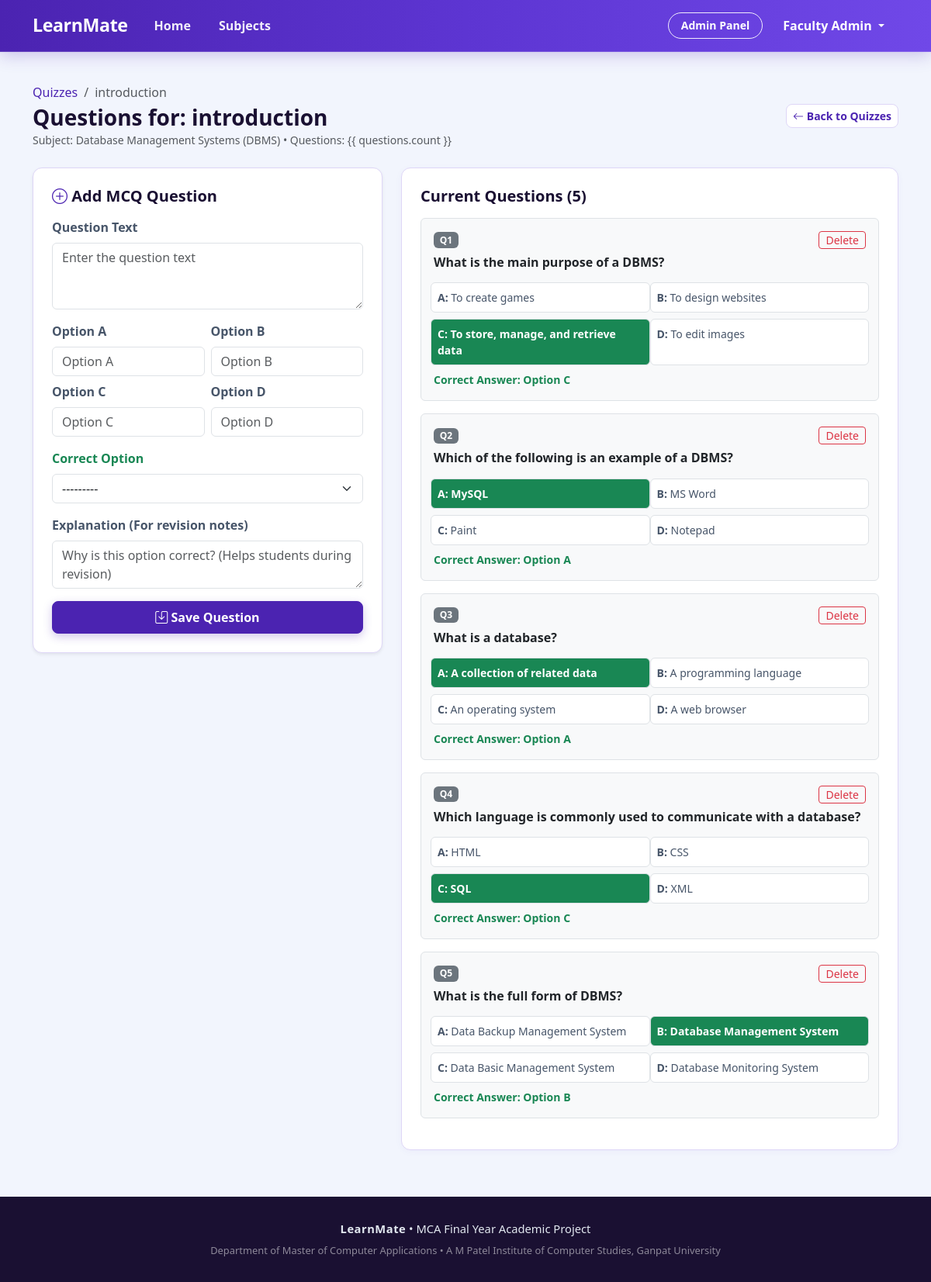
Screenshot of /admin-panel/quizzes/4/questions/ (signed in) with the database file from the repository.
### main_app/models.py (models this page shows, shortened)
class Quiz(models.Model):
    quiz_id = models.AutoField(primary_key=True)
    subject = models.ForeignKey(Subject, on_delete=models.CASCADE, related_name='quizzes')
    quiz_title = models.CharField(max_length=150)
    total_questions = models.IntegerField(default=5)
    passing_marks = models.IntegerField(default=3)
    created_by = models.ForeignKey(User, on_delete=models.CASCADE)
    created_at = models.DateTimeField(auto_now_add=True)
    class Meta:
        db_table = 'quiz'
        verbose_name = 'Quiz'
        verbose_name_plural = 'Quizzes'

class Subject(models.Model):
    subject_id = models.AutoField(primary_key=True)
    subject_name = models.CharField(max_length=100)
    description = models.TextField()
    image = models.ImageField(upload_to='subjects/', null=True, blank=True, help_text="Upload subject cover image")
    image_url = models.URLField(max_length=500, null=True, blank=True, help_text="Or paste direct web image URL")
    created_by = models.ForeignKey(User, on_delete=models.CASCADE, related_name='subjects_created')
    created_at = models.DateTimeField(auto_now_add=True)
    class Meta:
        db_table = 'subject'
        verbose_name = 'Subject'
        verbose_name_plural = 'Subjects'

class QuizQuestion(models.Model):
    ANSWER_CHOICES = (
        ('A', 'Option A'),
        ('B', 'Option B'),
        ('C', 'Option C'),
        ('D', 'Option D'),
    )
    question_id = models.AutoField(primary_key=True)
    quiz = models.ForeignKey(Quiz, on_delete=models.CASCADE, related_name='questions')
    question_text = models.TextField()
    option_a = models.CharField(max_length=255)
    option_b = models.CharField(max_length=255)
    option_c = models.CharField(max_length=255)
    option_d = models.CharField(max_length=255)
    correct_answer = models.CharField(max_length=1, choices=ANSWER_CHOICES, help_text="Select correct option (A/B/C/D)")
    explanation = models.TextField(blank=True, null=True, help_text="Explanation for student revision")
    class Meta:
        db_table = 'quiz_question'
        verbose_name = 'Quiz Question'
        verbose_name_plural = 'Quiz Questions'

### main_app/views.py (the view)
# urls.py: path('admin-panel/quizzes/<int:quiz_id>/questions/', views.admin_manage_questions, name='admin_manage_questions'),
@login_required
@user_passes_test(is_admin)
def admin_manage_questions(request, quiz_id):
    quiz = get_object_or_404(Quiz, quiz_id=quiz_id)
    questions = quiz.questions.all().order_by('question_id')
    if request.method == 'POST':
        form = QuizQuestionForm(request.POST)
        if form.is_valid():
            question = form.save(commit=False)
            question.quiz = quiz
            question.save()
            quiz.total_questions = quiz.questions.count()
            quiz.save()
            messages.success(request, "Question added successfully!")
            return redirect('admin_manage_questions', quiz_id=quiz.quiz_id)
        else:
            messages.error(request, "Failed to add question. Please check the form errors below.")
    else:
        form = QuizQuestionForm()
    return render(request, 'admin_panel/manage_questions.html', {
        'quiz': quiz,
        'questions': questions,
        'form': form
    })

### main_app/forms.py
class QuizQuestionForm(forms.ModelForm):
    class Meta:
        model = QuizQuestion
        fields = ['question_text', 'option_a', 'option_b', 'option_c', 'option_d', 'correct_answer', 'explanation']
        widgets = {
            'question_text': forms.Textarea(attrs={'class': 'form-control', 'rows': 3, 'placeholder': 'Enter the question text'}),
            'option_a': forms.TextInput(attrs={'class': 'form-control', 'placeholder': 'Option A'}),
            'option_b': forms.TextInput(attrs={'class': 'form-control', 'placeholder': 'Option B'}),
            'option_c': forms.TextInput(attrs={'class': 'form-control', 'placeholder': 'Option C'}),
            'option_d': forms.TextInput(attrs={'class': 'form-control', 'placeholder': 'Option D'}),
            'correct_answer': forms.Select(attrs={'class': 'form-select'}),
            'explanation': forms.Textarea(attrs={'class': 'form-control', 'rows': 2, 'placeholder': 'Why is this option correct? (Helps students during revision)'}),
        }

### main_app/views.py (called while the page is built)
def is_admin(user):
    if not user.is_authenticated:
        return False
    if user.is_superuser or user.is_staff:
        return True
    try:
        return user.profile.role == 'admin'
    except Exception:
        return False

### templates/admin_panel/manage_questions.html (shortened to what this page needs)
{% extends 'base.html' %}
{% block content %}
<div class="container py-3">
    <div class="d-flex justify-content-between align-items-center mb-4">
        <div>
            <nav aria-label="breadcrumb">
                <ol class="breadcrumb small mb-1">
                    <li class="breadcrumb-item"><a href="{% url 'admin_manage_quizzes' %}">Quizzes</a></li>
                    <li class="breadcrumb-item active">{{ quiz.quiz_title }}</li>
                </ol>
            </nav>
            <h3 class="fw-bold mb-0">Questions for: {{ quiz.quiz_title }}</h3>
            <small class="text-muted">Subject: {{ quiz.subject.subject_name }} • Questions: {{ questions.count
                }}</small>
        </div>
        <a href="{% url 'admin_manage_quizzes' %}" class="btn btn-outline-secondary btn-sm">
            <i class="bi bi-arrow-left"></i> Back to Quizzes
        </a>
    </div>
    <div class="row g-4">
        <div class="col-lg-5">
            <div class="custom-card p-4 shadow-sm">
                <h5 class="fw-bold mb-3"><i class="bi bi-plus-circle text-primary"></i> Add MCQ Question</h5>
                <form method="POST">
                    <div class="mb-3">
                        <label class="form-label fw-semibold">Question Text</label>
                        {{ form.question_text }}
                    </div>
                    <div class="row g-2 mb-3">
                        <div class="col-6">
                            <label class="form-label fw-semibold">Option A</label>
                            {{ form.option_a }}
                        </div>
                        <div class="col-6">
                            <label class="form-label fw-semibold">Option B</label>
                            {{ form.option_b }}
                        </div>
                        <div class="col-6">
                            <label class="form-label fw-semibold">Option C</label>
                            {{ form.option_c }}
                        </div>
                        <div class="col-6">
                            <label class="form-label fw-semibold">Option D</label>
                            {{ form.option_d }}
                        </div>
                    </div>
                    <div class="mb-3">
                        <label class="form-label fw-semibold text-success">Correct Option</label>
                        {{ form.correct_answer }}
                    </div>
                    <div class="mb-3">
                        <label class="form-label fw-semibold">Explanation (For revision notes)</label>
                        {{ form.explanation }}
                    </div>
                    <button type="submit" class="btn btn-primary w-100 fw-semibold">
                        <i class="bi bi-save"></i> Save Question
                    </button>
                </form>
            </div>
        </div>
        <div class="col-lg-7">
            <div class="custom-card p-4">
                <h5 class="fw-bold mb-3">Current Questions ({{ questions.count }})</h5>
                {% for q in questions %}
                <div class="border rounded p-3 mb-3 bg-light">
                    <div class="d-flex justify-content-between align-items-center mb-2">
                        <span class="badge bg-secondary">Q{{ forloop.counter }}</span>
                        <a href="{% url 'admin_delete_question' q.question_id %}"
                            class="btn btn-sm btn-outline-danger py-0 px-2"
                            onclick="return confirm('Delete question?');">
                            Delete
                        </a>
                    </div>
                    <h6 class="fw-bold text-dark">{{ q.question_text }}</h6>
                    <div class="row g-2 small mt-2">
                        <div
                            class="col-6 p-2 border rounded {% if q.correct_answer == 'A' %}bg-success text-white fw-bold{% else %}bg-white{% endif %}">
                            <strong>A:</strong> {{ q.option_a }}
                        </div>
                        <div
                            class="col-6 p-2 border rounded {% if q.correct_answer == 'B' %}bg-success text-white fw-bold{% else %}bg-white{% endif %}">
                            <strong>B:</strong> {{ q.option_b }}
                        </div>
                        <div
                            class="col-6 p-2 border rounded {% if q.correct_answer == 'C' %}bg-success text-white fw-bold{% else %}bg-white{% endif %}">
                            <strong>C:</strong> {{ q.option_c }}
                        </div>
                        <div
                            class="col-6 p-2 border rounded {% if q.correct_answer == 'D' %}bg-success text-white fw-bold{% else %}bg-white{% endif %}">
                            <strong>D:</strong> {{ q.option_d }}
                        </div>
                    </div>
                    <div class="mt-2 small text-muted">
                        <strong class="text-success">Correct Answer: Option {{ q.correct_answer }}</strong>
                    </div>
                </div>
                {% empty %}
                <p class="text-muted text-center py-4">No questions added to this quiz yet. Use the form on the left to
                    add MCQs.</p>
                {% endfor %}
            </div>
        </div>
    </div>
</div>
{% endblock %}

### templates/base.html (shortened to what this page needs)
{% load static %}
<!DOCTYPE html>
<html lang="en">
<head>
    <link href="https://cdn.jsdelivr.net/npm/bootstrap@5.3.0/dist/css/bootstrap.min.css" rel="stylesheet">
    <link rel="stylesheet" href="https://cdn.jsdelivr.net/npm/bootstrap-icons@1.11.3/font/bootstrap-icons.min.css">
    <link rel="stylesheet" href="{% static 'css/style.css' %}?v=8.0">
</head>
<body>
    <nav class="navbar navbar-expand-lg navbar-custom sticky-top">
        <div class="container">
            <a class="navbar-brand" href="{% url 'home' %}">
                LearnMate
            </a>
            <div class="collapse navbar-collapse" id="navbarMain">
                <ul class="navbar-nav me-auto mb-2 mb-lg-0">
                    <li class="nav-item">
                        <a class="nav-link {% if request.resolver_match.url_name == 'home' %}active{% endif %}"
                            href="{% url 'home' %}">Home</a>
                    </li>
                    <li class="nav-item">
                        <a class="nav-link {% if request.resolver_match.url_name == 'courses' or request.resolver_match.url_name == 'course_detail' %}active{% endif %}"
                            href="{% url 'courses' %}">Subjects</a>
                    </li>
                </ul>
                <ul class="navbar-nav ms-auto align-items-center">
                    {% if user.is_authenticated %}
                    {% if user.profile.role == 'admin' or user.is_superuser %}
                    <li class="nav-item me-2">
                        <a class="btn btn-sm btn-outline-primary" href="{% url 'admin_dashboard' %}">
                            Admin Panel
                        </a>
                    </li>
                    {% else %}
                    <li class="nav-item me-2">
                        <a class="btn btn-sm btn-outline-primary" href="{% url 'dashboard' %}">
                            Dashboard
                        </a>
                    </li>
                    {% endif %}
                    <li class="nav-item dropdown">
                        <a class="nav-link dropdown-toggle font-weight-bold" href="#" id="userMenu" role="button"
                            data-bs-toggle="dropdown">
                            {{ user.first_name|default:user.username }}
                        </a>
                    </li>
                    {% endif %}
                </ul>
            </div>
        </div>
    </nav>
    <main class="py-4">
        {% block content %}{% endblock %}
    </main>
    <footer>
        <div class="container text-center">
            <div class="mb-2">
                <span class="fw-bold" style="letter-spacing: 0.5px;">LearnMate</span> • MCA Final Year Academic Project
            </div>
            <div class="small text-white-50">
                Department of Master of Computer Applications • A M Patel Institute of Computer Studies, Ganpat
                University
            </div>
        </div>
    </footer>
</body>
</html>

### static/css/style.css (style rules this page uses)
:root { --color-primary: #4b23b1; --color-primary-dark: #38178a; --color-primary-light: #ede8fc; --color-accent-periwinkle: #6e44e6; --color-dark-heading: #1a1032; --color-body-text: #475569; --color-muted-text: #6b7280; --color-bg-canvas: #f2f5fd; --color-card-surface: #ffffff; --color-border: #ded6f7; --primary-color: #4b23b1; --primary-dark: #38178a; --primary-light: #ede8fc; --secondary-color: #64748b; --accent-color: #6e44e6; --success-color: #10b981; --danger-color: #ef4444; --warning-color: #f59e0b; --background: #f2f5fd; --card-bg: #ffffff; --text-main: #1a1032; --text-body: #475569; --text-muted: #6b7280; --border-color: #ded6f7; }
body { font-family: 'Segoe UI', -apple-system, BlinkMacSystemFont, Roboto, Helvetica, Arial, sans-serif; background-color: var(--background); color: var(--text-body); min-height: 100vh; display: flex; flex-direction: column; }
h1, h2, h3, h4, h5, h6 { color: var(--color-dark-heading); font-weight: 700; }
a { color: var(--color-primary); text-decoration: none; transition: color 0.2s ease; }
main { flex: 1 0 auto; }
.navbar-custom { background: linear-gradient(90deg, #4b23b1 0%, #5d35d2 50%, #7048e8 100%) !important; border-bottom: 1px solid rgba(255, 255, 255, 0.15); box-shadow: 0 4px 20px rgba(75, 35, 177, 0.25); padding-top: 0.65rem; padding-bottom: 0.65rem; }
.navbar-custom .navbar-brand { font-weight: 800; color: #ffffff !important; font-size: 1.45rem; letter-spacing: -0.4px; display: inline-flex; align-items: center; }
.navbar-custom .nav-link { font-weight: 600; color: rgba(255, 255, 255, 0.92) !important; padding: 0.45rem 1rem !important; position: relative; border-radius: 20px; transition: all 0.2s ease; margin: 0 2px; }
.navbar-custom .btn-outline-primary, .navbar-custom .btn-outline-light { color: #ffffff !important; border: 1.5px solid rgba(255, 255, 255, 0.9) !important; background-color: transparent !important; border-radius: 20px !important; font-weight: 600; padding: 0.35rem 1rem !important; transition: all 0.2s ease; }
.navbar-custom .dropdown-toggle { color: #ffffff !important; font-weight: 600; }
.btn-primary { background-color: var(--color-primary) !important; border-color: var(--color-primary) !important; color: #ffffff !important; font-weight: 600; border-radius: 8px; padding: 8px 18px; transition: all 0.2s ease; box-shadow: 0 4px 12px rgba(75, 35, 177, 0.25); }
.btn-outline-primary { color: var(--color-primary) !important; border-color: var(--color-primary) !important; background-color: transparent !important; font-weight: 600; border-radius: 8px; transition: all 0.2s ease; }
.btn-secondary, .btn-outline-secondary { color: var(--color-primary) !important; border-color: var(--color-border) !important; background-color: #ffffff !important; font-weight: 600; border-radius: 8px; transition: all 0.2s ease; }
.text-primary { color: var(--color-primary) !important; }
.custom-card { background: #ffffff; border: 1.5px solid var(--border-color); border-radius: 12px; box-shadow: 0 2px 10px rgba(75, 35, 177, 0.04); margin-bottom: 20px; }
footer { background-color: var(--color-dark-heading); color: #e2e8f0; padding: 30px 0; font-size: 0.92rem; margin-top: auto; }

### rows the page displays
Quiz: quiz_title "introduction", subject.subject_name "Database Management Systems (DBMS)"
QuizQuestion: question_text "What is the main purpose of a DBMS?", option_a "To create games", option_b "To design websites", option_c "To store, manage, and retrieve data", option_d "To edit images", correct_answer "C"
QuizQuestion: question_text "Which of the following is an example of a DBMS?", option_a "MySQL", option_b "MS Word", option_c "Paint", option_d "Notepad", correct_answer "A"
QuizQuestion: question_text "What is a database?", option_a "A collection of related data", option_b "A programming language", option_c "An operating system", option_d "A web browser", correct_answer "A"
QuizQuestion: question_text "Which language is commonly used to communicate with a database?", option_a "HTML", option_b "CSS", option_c "SQL", option_d "XML", correct_answer "C"
QuizQuestion: question_text "What is the full form of DBMS?", option_a "Data Backup Management System", option_b "Database Management System", option_c "Data Basic Management System", option_d "Database Monitoring System", correct_answer "B"

### other values shown
{{ user.first_name|default:user.username }} "Faculty Admin"
{{ questions.count }} "5"
